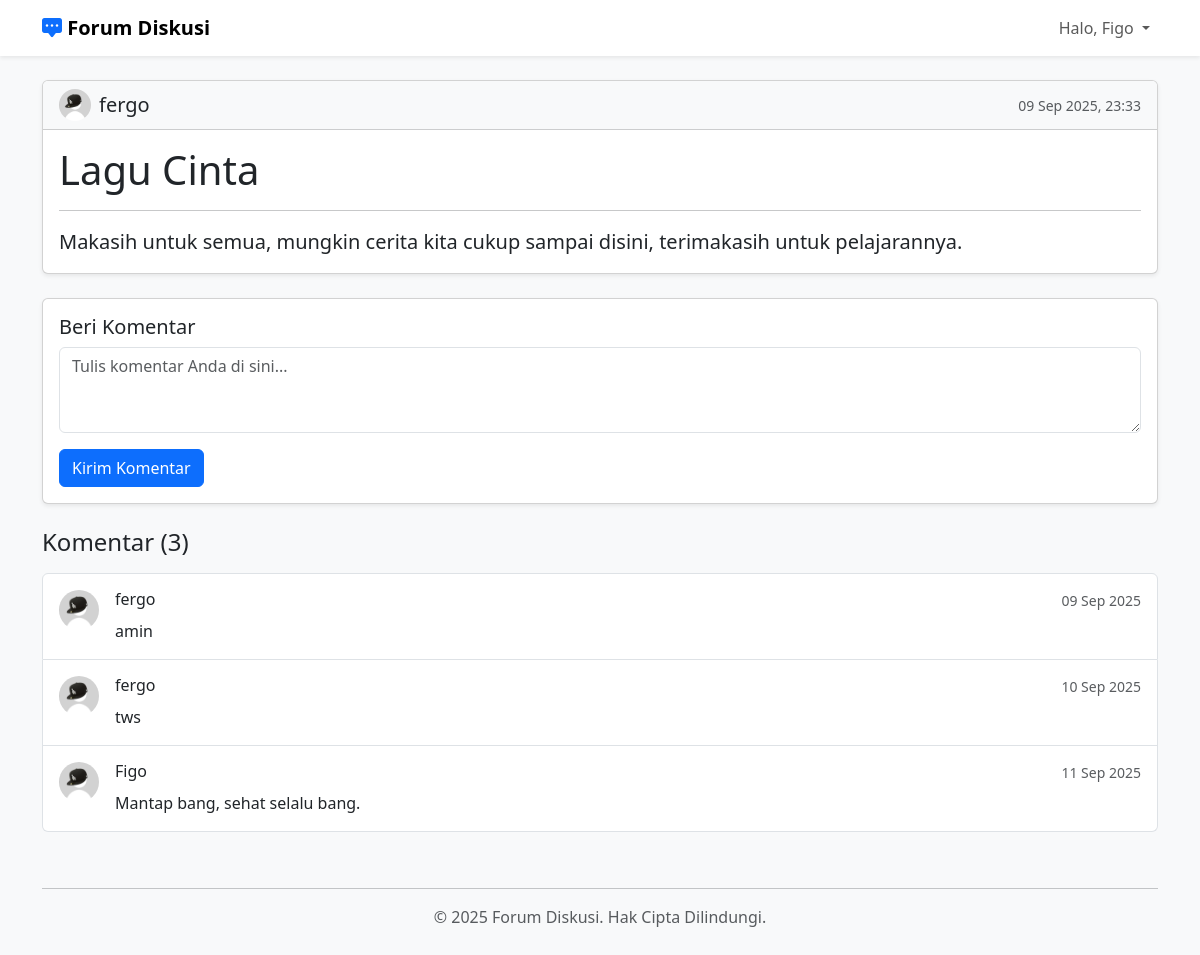
Page /post/2 (signed in) on the committed database.
### app.py (models this page shows)
class User(db.Model):
    id = db.Column(db.Integer, primary_key=True)
    username = db.Column(db.String(80), unique=True, nullable=False)
    password = db.Column(db.String(80), nullable=False)
    role = db.Column(db.String(20), nullable=False, default='user')
    avatar_url = db.Column(db.String(120), nullable=False, default='default-avatar.jpeg')
    posts = db.relationship('Post', backref='author', lazy=True, cascade="all, delete-orphan")
    comments = db.relationship('Comment', backref='author', lazy=True, cascade="all, delete-orphan")

class Post(db.Model):
    id = db.Column(db.Integer, primary_key=True)
    title = db.Column(db.String(100), nullable=False)
    content = db.Column(db.Text, nullable=False)
    date_posted = db.Column(db.DateTime, nullable=False, default=datetime.utcnow)
    user_id = db.Column(db.Integer, db.ForeignKey('user.id'), nullable=False)
    comments = db.relationship('Comment', backref='post', lazy=True, cascade="all, delete-orphan")

class Comment(db.Model):
    id = db.Column(db.Integer, primary_key=True)
    content = db.Column(db.Text, nullable=False)
    date_posted = db.Column(db.DateTime, nullable=False, default=datetime.utcnow)
    user_id = db.Column(db.Integer, db.ForeignKey('user.id'), nullable=False)
    post_id = db.Column(db.Integer, db.ForeignKey('post.id'), nullable=False)

### app.py (the view, shortened to what this page needs)
@app.route('/post/<int:post_id>', methods=['GET', 'POST'])
@login_required
def post_detail(post_id):
    post = db.session.get(Post, post_id)
    if not post: return "Postingan tidak ditemukan", 404
    post.content = Markup(post.content)
    for comment in post.comments:
        comment.content = Markup(comment.content)
    return render_template('post_detail.html', post=post)

### app.py (called while the page is built)
def login_required(f):
    @wraps(f)
    def decorated_function(*args, **kwargs):
        if 'user_id' not in session:
            flash('Anda harus login untuk mengakses halaman ini.', 'danger')
            return redirect(url_for('login'))
        return f(*args, **kwargs)
    return decorated_function

### templates/post_detail.html (shortened to what this page needs)
{% extends 'layout.html' %}
{% block content %}
    <div class="card shadow-sm mb-4">
        <div class="card-header bg-light d-flex justify-content-between align-items-center">
            <div class="d-flex align-items-center">
                <img src="{{ url_for('static', filename='images/' + post.author.avatar_url) }}" class="rounded-circle me-2" width="32" height="32" alt="{{ post.author.username }}">
                <h5 class="mb-0">{{ post.author.username }}</h5>
            </div>
            <small class="text-muted">{{ post.date_posted.strftime('%d %b %Y, %H:%M') }}</small>
        </div>
        <div class="card-body">
            <h1 class="card-title display-6">{{ post.title }}</h1>
            <hr>
            <div class="fs-5">
                {{ post.content | safe }}
            </div>
        </div>
    </div>
    <div class="card shadow-sm mb-4">
        <div class="card-body">
            <h5 class="card-title">Beri Komentar</h5>
            <form method="POST">
                <div class="mb-3">
                    <textarea name="comment_content" class="form-control" rows="3" placeholder="Tulis komentar Anda di sini..." required></textarea>
                </div>
                <button type="submit" class="btn btn-primary">Kirim Komentar</button>
            </form>
        </div>
    </div>
    <h4 class="mb-3">Komentar ({{ post.comments|length }})</h4>
    <div class="list-group">
        {% for comment in post.comments %}
            <div class="list-group-item d-flex gap-3 py-3">
                <img src="{{ url_for('static', filename='images/' + comment.author.avatar_url) }}" alt="{{ comment.author.username }}" width="40" height="40" class="rounded-circle flex-shrink-0">
                <div class="w-100">
                    <div class="d-flex justify-content-between">
                        <h6 class="mb-0">{{ comment.author.username }}</h6>
                        <small class="text-muted">{{ comment.date_posted.strftime('%d %b %Y') }}</small>
                    </div>
                    <p class="mb-0 mt-2">
                        {{ comment.content | safe }}
                    </p>
                </div>
            </div>
        {% else %}
            <div class="list-group-item text-center text-muted">
                Belum ada komentar. Jadilah yang pertama!
            </div>
        {% endfor %}
    </div>
{% endblock %}

### templates/layout.html (style rules this page uses)
body { background-color: #f8f9fa; }

### rows in the picture
User: avatar_url (placeholder picture), author.username "fergo"
Post: date_posted "09 Sep 2025, 23:33", title "Lagu Cinta", content "Makasih untuk semua, mungkin cerita kita cukup sampai disini, terimakasih untuk pelajarannya."
Comment: avatar_url (placeholder picture), author.username "fergo", date_posted "09 Sep 2025", content "amin"
Comment: avatar_url (placeholder picture), author.username "fergo", date_posted "10 Sep 2025", content "tws"
Comment: avatar_url (placeholder picture), author.username "Figo", date_posted "11 Sep 2025", content "Mantap bang, sehat selalu bang."

### other values in the picture
{{ session.username }} "Figo"
{{ post.comments|length }} "3"
